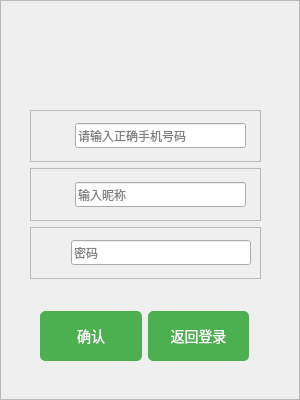
<?xml version="1.0" encoding="UTF-8"?>
<ui version="4.0">
 <class>cell_register</class>
 <widget class="QDialog" name="cell_register">
  <property name="geometry">
   <rect>
    <x>0</x>
    <y>0</y>
    <width>300</width>
    <height>400</height>
   </rect>
  </property>
  <property name="maximumSize">
   <size>
    <width>300</width>
    <height>400</height>
   </size>
  </property>
  <property name="windowTitle">
   <string>Dialog</string>
  </property>
  <widget class="QFrame" name="frame">
   <property name="geometry">
    <rect>
     <x>0</x>
     <y>0</y>
     <width>300</width>
     <height>400</height>
    </rect>
   </property>
   <property name="maximumSize">
    <size>
     <width>300</width>
     <height>400</height>
    </size>
   </property>
   <property name="frameShape">
    <enum>QFrame::StyledPanel</enum>
   </property>
   <property name="frameShadow">
    <enum>QFrame::Raised</enum>
   </property>
   <widget class="QWidget" name="">
    <property name="geometry">
     <rect>
      <x>60</x>
      <y>10</y>
      <width>167</width>
      <height>63</height>
     </rect>
    </property>
    <layout class="QHBoxLayout" name="horizontalLayout">
     <item>
      <spacer name="horizontalSpacer">
       <property name="orientation">
        <enum>Qt::Horizontal</enum>
       </property>
       <property name="sizeHint" stdset="0">
        <size>
         <width>40</width>
         <height>20</height>
        </size>
       </property>
      </spacer>
     </item>
     <item>
      <widget class="QLabel" name="label_login">
       <property name="minimumSize">
        <size>
         <width>71</width>
         <height>61</height>
        </size>
       </property>
       <property name="maximumSize">
        <size>
         <width>71</width>
         <height>61</height>
        </size>
       </property>
       <property name="styleSheet">
        <string notr="true">image: url(:/loginIMG/image/register.png);</string>
       </property>
       <property name="text">
        <string/>
       </property>
      </widget>
     </item>
     <item>
      <spacer name="horizontalSpacer_2">
       <property name="orientation">
        <enum>Qt::Horizontal</enum>
       </property>
       <property name="sizeHint" stdset="0">
        <size>
         <width>40</width>
         <height>20</height>
        </size>
       </property>
      </spacer>
     </item>
    </layout>
   </widget>
   <widget class="QWidget" name="">
    <property name="geometry">
     <rect>
      <x>40</x>
      <y>310</y>
      <width>209</width>
      <height>52</height>
     </rect>
    </property>
    <layout class="QHBoxLayout" name="horizontalLayout_5">
     <item>
      <widget class="QPushButton" name="pbtn_confirm">
       <property name="minimumSize">
        <size>
         <width>100</width>
         <height>50</height>
        </size>
       </property>
       <property name="styleSheet">
        <string notr="true">QPushButton {
    background-color: #4CAF50; /* 设置按钮背景颜色 */
    color: white; /* 设置文字颜色 */
    border: 1px solid #4CAF50; /* 设置按钮边框 */
    border-radius: 5px; /* 设置按钮圆角 */
    padding: 5px 10px; /* 设置按钮内边距 */
    font-size: 14px; /* 设置文字大小 */
}

QPushButton:hover {
    background-color: #45a049; /* 鼠标悬停时的背景颜色 */
}

QPushButton:pressed {
    background-color: #3e8e41; /* 鼠标按下时的背景颜色 */
}
</string>
       </property>
       <property name="text">
        <string>确认</string>
       </property>
      </widget>
     </item>
     <item>
      <widget class="QPushButton" name="pbtn_backToLogin">
       <property name="minimumSize">
        <size>
         <width>100</width>
         <height>50</height>
        </size>
       </property>
       <property name="styleSheet">
        <string notr="true">QPushButton {
    background-color: #4CAF50; /* 设置按钮背景颜色 */
    color: white; /* 设置文字颜色 */
    border: 1px solid #4CAF50; /* 设置按钮边框 */
    border-radius: 5px; /* 设置按钮圆角 */
    padding: 5px 10px; /* 设置按钮内边距 */
    font-size: 14px; /* 设置文字大小 */
}

QPushButton:hover {
    background-color: #45a049; /* 鼠标悬停时的背景颜色 */
}

QPushButton:pressed {
    background-color: #3e8e41; /* 鼠标按下时的背景颜色 */
}
</string>
       </property>
       <property name="text">
        <string>返回登录</string>
       </property>
      </widget>
     </item>
    </layout>
   </widget>
   <widget class="QWidget" name="">
    <property name="geometry">
     <rect>
      <x>30</x>
      <y>110</y>
      <width>231</width>
      <height>169</height>
     </rect>
    </property>
    <layout class="QVBoxLayout" name="verticalLayout">
     <item>
      <widget class="QFrame" name="frame_phone">
       <property name="frameShape">
        <enum>QFrame::StyledPanel</enum>
       </property>
       <property name="frameShadow">
        <enum>QFrame::Raised</enum>
       </property>
       <layout class="QGridLayout" name="gridLayout">
        <item row="0" column="0">
         <layout class="QHBoxLayout" name="horizontalLayout_2">
          <item>
           <widget class="QLabel" name="label">
            <property name="minimumSize">
             <size>
              <width>25</width>
              <height>25</height>
             </size>
            </property>
            <property name="maximumSize">
             <size>
              <width>25</width>
              <height>25</height>
             </size>
            </property>
            <property name="text">
             <string/>
            </property>
           </widget>
          </item>
          <item>
           <widget class="QLineEdit" name="ledit_phone">
            <property name="maximumSize">
             <size>
              <width>171</width>
              <height>25</height>
             </size>
            </property>
            <property name="text">
             <string/>
            </property>
            <property name="placeholderText">
             <string>请输入正确手机号码</string>
            </property>
           </widget>
          </item>
         </layout>
        </item>
       </layout>
      </widget>
     </item>
     <item>
      <widget class="QFrame" name="frame_username">
       <property name="frameShape">
        <enum>QFrame::StyledPanel</enum>
       </property>
       <property name="frameShadow">
        <enum>QFrame::Raised</enum>
       </property>
       <layout class="QGridLayout" name="gridLayout_2">
        <item row="0" column="0">
         <layout class="QHBoxLayout" name="horizontalLayout_3">
          <item>
           <widget class="QLabel" name="label_2">
            <property name="minimumSize">
             <size>
              <width>25</width>
              <height>25</height>
             </size>
            </property>
            <property name="maximumSize">
             <size>
              <width>25</width>
              <height>25</height>
             </size>
            </property>
            <property name="text">
             <string/>
            </property>
           </widget>
          </item>
          <item>
           <widget class="QLineEdit" name="ledit_userName">
            <property name="maximumSize">
             <size>
              <width>171</width>
              <height>25</height>
             </size>
            </property>
            <property name="text">
             <string/>
            </property>
            <property name="placeholderText">
             <string>输入昵称</string>
            </property>
           </widget>
          </item>
         </layout>
        </item>
       </layout>
      </widget>
     </item>
     <item>
      <widget class="QFrame" name="frame_pwd">
       <property name="frameShape">
        <enum>QFrame::StyledPanel</enum>
       </property>
       <property name="frameShadow">
        <enum>QFrame::Raised</enum>
       </property>
       <layout class="QGridLayout" name="gridLayout_3">
        <item row="0" column="0">
         <layout class="QHBoxLayout" name="horizontalLayout_4">
          <item>
           <widget class="QLabel" name="label_3">
            <property name="minimumSize">
             <size>
              <width>25</width>
              <height>25</height>
             </size>
            </property>
            <property name="maximumSize">
             <size>
              <width>25</width>
              <height>25</height>
             </size>
            </property>
            <property name="text">
             <string/>
            </property>
           </widget>
          </item>
          <item>
           <widget class="QLineEdit" name="ledit_pw1">
            <property name="minimumSize">
             <size>
              <width>171</width>
              <height>25</height>
             </size>
            </property>
            <property name="text">
             <string/>
            </property>
            <property name="placeholderText">
             <string>密码</string>
            </property>
           </widget>
          </item>
         </layout>
        </item>
       </layout>
      </widget>
     </item>
    </layout>
   </widget>
  </widget>
 </widget>
 <resources/>
 <connections/>
</ui>
